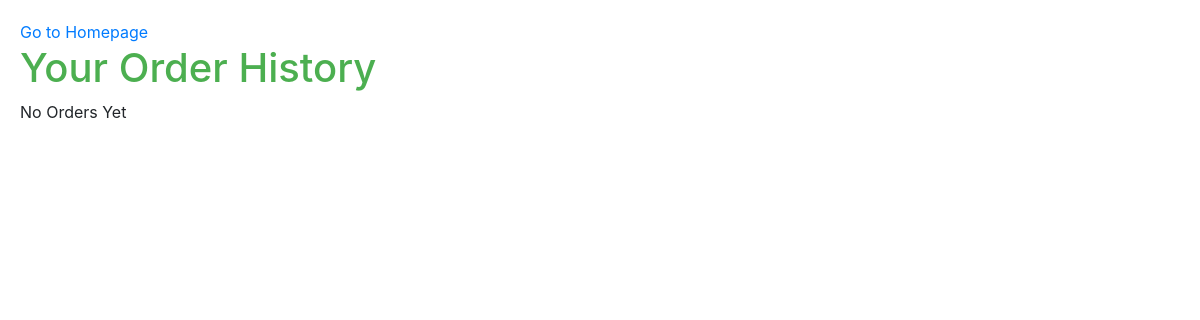
The page /order_history (signed in) on the database as committed earlier.
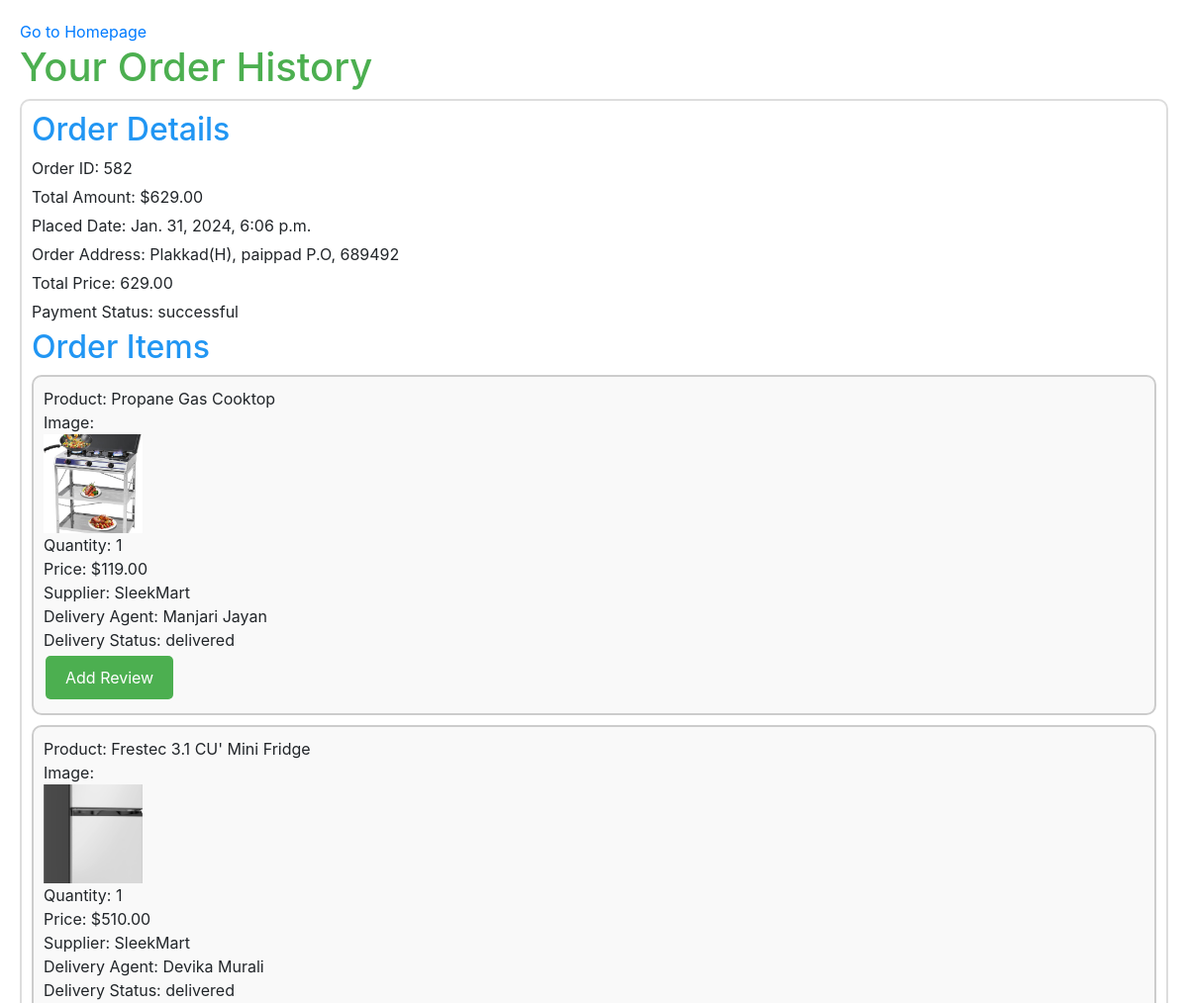
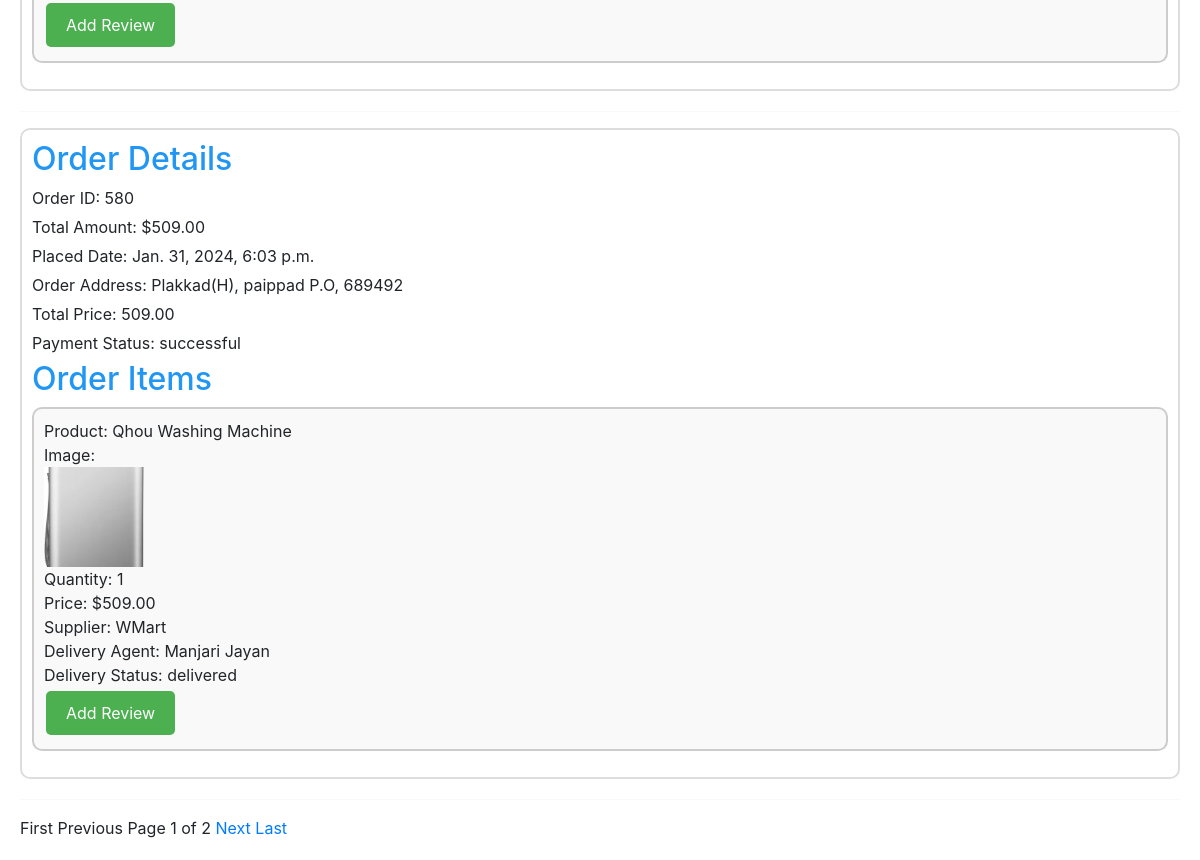
The same page on the database as committed later (2 pictures, top to bottom).
### dashboard/models.py (models this page shows, shortened)
class Order(models.Model):
    class PaymentStatusChoices(models.TextChoices):
        PENDING = 'pending', 'Pending'
        SUCCESSFUL = 'successful', 'Successful'
        FAILED = 'failed', 'Failed'
    user = models.ForeignKey(CustomUser, on_delete=models.CASCADE, default=1)
    products = models.ManyToManyField(Product)
    total_price = models.DecimalField(max_digits=10, decimal_places=2, default=1)
    order_date = models.DateTimeField(auto_now_add=True)
    razorpay_order_id = models.CharField(max_length=255, default=1)
    payment_status = models.CharField(max_length=20, choices=PaymentStatusChoices.choices, default=PaymentStatusChoices.PENDING)

class CustomUser(AbstractBaseUser, PermissionsMixin):
    USER_ROLES = (
        ('customer', 'Customer'),
        ('seller', 'Seller'),
        ('admin', 'Admin'),
        ('delivery_agent', 'Delivery Agent'),
    )
    email = models.EmailField(unique=True)
    name = models.CharField(max_length=100,null=True, blank=True)
    mobile = models.CharField(max_length=15, blank=True, null=True)
    profile_pic = models.ImageField(upload_to='profile_pics/', blank=True, null=True)
    address = models.TextField(blank=True, null=True)
    is_active = models.BooleanField(default=True)
    is_staff = models.BooleanField(default=False)
    date_joined = models.DateTimeField(default=timezone.now)
    role = models.CharField(max_length=15, choices=USER_ROLES, blank=True, null=True,default='customer')
    objects = CustomUserManager()
    USERNAME_FIELD = 'email'
    REQUIRED_FIELDS = ['name']

class OrderItem(models.Model):
    order = models.ForeignKey(Order, on_delete=models.CASCADE, default=1)
    delivery_agent = models.ForeignKey(DeliveryAgent, blank=True, null=True, on_delete=models.SET_NULL)
    qr_code = models.ImageField(upload_to='qr_codes/', blank=True, null=True)
    class DeliveryStatusChoices(models.TextChoices):
        PENDING = 'pending', 'Pending'
        IN_TRANSIT = 'in_transit', 'In Transit'
        DELIVERED = 'delivered', 'Delivered'
    delivery_status = models.CharField(
        max_length=20,
        choices=DeliveryStatusChoices.choices,
        default=DeliveryStatusChoices.PENDING,
    )
    delivery_date = models.DateTimeField(null=True, blank=True)
    product = models.ForeignKey(Product, on_delete=models.CASCADE, default=1)
    seller = models.ForeignKey(Seller, on_delete=models.CASCADE, default=1)  # Assuming the seller is also a User
    quantity = models.PositiveIntegerField()
    price = models.DecimalField(max_digits=10, decimal_places=2, default=1)
    total_price = models.DecimalField(max_digits=10, decimal_places=2, default=1)

class Product(models.Model):
    subcategory = models.ForeignKey(Subcategory, on_delete=models.CASCADE, null=True, blank=True)
    seller = models.ForeignKey(Seller, on_delete=models.CASCADE)
    slug = models.CharField(max_length=100, null=False, blank=False)
    name=models.CharField(max_length=100, null=False, blank=False)
    product_image=models.ImageField(upload_to="product_images", null=False, blank=False)
    description = models.CharField(max_length=500, null=False, blank=False)
    quantity = models.IntegerField(null=False, blank=False)
    original_price = models.FloatField(null=False, blank=False)
    selling_price = models.FloatField(null=False, blank=False)
    status = models.BooleanField(default=False, help_text="0=default,1=Hidden")
    trending = models.BooleanField(default=False, help_text="0=default,1=Trending")
    created_date = models.DateTimeField(auto_now_add=True)
    updated_date = models.DateTimeField(auto_now=True)

class Seller(models.Model):
    APPROVED = 'approved'
    DECLINED = 'declined'
    PENDING = 'pending'
    APPROVAL_CHOICES = [
        (APPROVED, 'Approved'),
        (DECLINED, 'declined'),
        (PENDING, 'Pending'),
    ]
    user = models.OneToOneField(CustomUser, on_delete=models.CASCADE)
    business_name = models.CharField(max_length=100)
    business_address = models.TextField()
    business_website = models.URLField(blank=True, null=True)
    seller_proof = models.FileField(upload_to='seller_proofs/')
    nearby_delivery_agents = models.ManyToManyField('DeliveryAgent', blank=True)
    latitude = models.DecimalField(max_digits=9, decimal_places=6, null=True, blank=True)
    longitude = models.DecimalField(max_digits=9, decimal_places=6, null=True, blank=True)
    is_approved = models.CharField(
        max_length=20,
        choices=APPROVAL_CHOICES,
        default=PENDING,  # Default to Pending
    )

class DeliveryAgent(models.Model):
    user = models.OneToOneField(CustomUser, on_delete=models.CASCADE)
    place = models.CharField(max_length=100, blank=True, null=True)
    pincode = models.CharField(max_length=10, blank=True, null=True)
    location = models.CharField(max_length=100, blank=True, null=True)
    assigned_seller = models.ForeignKey(Seller, on_delete=models.CASCADE, null=True, blank=True)
    latitude = models.DecimalField(max_digits=9, decimal_places=6, null=True, blank=True)
    longitude = models.DecimalField(max_digits=9, decimal_places=6, null=True, blank=True)
    distance = models.FloatField(null=True, blank=True)
    is_available = models.BooleanField(default=True)

### dashboard/views.py (the view)
# urls.py: path('order_history', views.order_history, name='order_history'),
@login_required
def order_history(request):
    orders = Order.objects.filter(user=request.user, payment_status=Order.PaymentStatusChoices.SUCCESSFUL).order_by('-order_date')
    page_number = request.GET.get('page', 1)
    paginator = Paginator(orders, 2)  # 2 orders per page
    page_obj = paginator.get_page(page_number)
    context = {
        'page_obj': page_obj
    }
    return render(request, 'Customer/order_history.html', {'orders': orders, 'page_obj':page_obj})

### templates/Customer/order_history.html (shortened to what this page needs)
{% load static %}
<!DOCTYPE html>
<html lang="en">
<head>
    <link rel="stylesheet" href="https://cdn.jsdelivr.net/npm/bootstrap@5.3.0/dist/css/bootstrap.min.css">
    <link rel="stylesheet" href="https://cdn.jsdelivr.net/npm/bootstrap@5.3.0/dist/css/bootstrap.min.css">
</head>
<body>
    <a href="{% url 'dashboard_home' %}"> Go to Homepage</a>
    <h1>Your Order History</h1>
    {% if page_obj %}
    {% for order in page_obj %}
        <div class="order-details">
            <h2>Order Details</h2>
            <p>Order ID: {{ order.id }}</p>
            <p>Total Amount: ${{ order.total_price }}</p>
            <p>Placed Date: {{ order.order_date }}</p>
            <p>Order Address: {{ order.user.address }}</p>
            <p>Total Price: {{ order.total_price }}</p>
            <p>Payment Status: {{ order.payment_status }}</p>
            <h2>Order Items</h2>
            <ul class="order-items">
                {% for item in order.orderitem_set.all %}
                    <li>
                        <p>Product: {{ item.product.name }}</p>
                        <p>Image:</p>
                        <img src="{{ item.product.product_image.url }}" alt="Product Image" class="product-image">
                        <p>Quantity: {{ item.quantity }}</p>
                        <p>Price: ${{ item.price }}</p>
                        <p>Supplier: {{ item.product.seller.business_name }}</p>
                        <p>Delivery Agent: {{ item.delivery_agent.user.name }}</p>
                        <p>Delivery Status: {{ item.delivery_status }}</p>
                        {% if item.delivery_status == 'delivered' %}
                        <a href="{% url 'add_review' product_id=item.product.id %}" class="review-button">Add Review</a>
{% endif %}
                    </li>
                {% endfor %}
            </ul>
        </div>
        <hr>
    {% endfor %}
    <div class="pagination">
        <span class="step-links">
            <div>
                {% if page_obj.has_previous %}
                    <a href="?page=1">First</a>
                    <a href="?page={{ page_obj.previous_page_number }}">Previous</a>
                {% else %}
                    <span>First</span>
                    <span>Previous</span>
                {% endif %}
                <span>Page {{ page_obj.number }} of {{ page_obj.paginator.num_pages }}</span>
                {% if page_obj.has_next %}
                    <a href="?page={{ page_obj.next_page_number }}">Next</a>
                    <a href="?page={{ page_obj.paginator.num_pages }}">Last</a>
                {% else %}
                    <span>Next</span>
                    <span>Last</span>
                {% endif %}
            </div>
        </span>
    </div>
    {% else %}
    <p>No Orders Yet</p>
    {% endif %}
</body>
<link rel="stylesheet" href="https://stackpath.bootstrapcdn.com/bootstrap/4.5.2/css/bootstrap.min.css">
<link href="https://cdn.jsdelivr.net/npm/bootstrap-icons@1.18.0/font/bootstrap-icons.css" rel="stylesheet">
</html>

### templates/Customer/order_history.html (style rules this page uses)
body { font-family: Arial, sans-serif; padding: 20px; background-color: #f9f9f9; color: #333; }
h1 { color: #4CAF50; }
h2 { margin-top: 20px; color: #2196F3; }
.order-details { background-color: #fff; padding: 10px; border-radius: 10px; margin-bottom: 20px; animation: fadeIn 1s ease-out; border: 2px solid #ddd; }
.order-details p { margin: 5px 0; }
.order-items { list-style-type: none; padding: 0; }
.order-items li { border: 2px solid #ccc; padding: 10px; margin-bottom: 10px; border-radius: 10px; animation: slideIn 1s ease-out; background-color: #f9f9f9; }
.order-items li p { margin: 0; }
.order-items li .review-button { background-color: #4CAF50; color: white; border: none; padding: 10px 20px; text-align: center; text-decoration: none; display: inline-block; font-size: 16px; margin: 4px 2px; cursor: pointer; border-radius: 5px; transition: background-color 0.3s; }
.product-image { width: 100px; height: 100px; object-fit: cover; }

Rows that differ between the two databases and show on the page:
added Order: id "582", total_price "629.00", order_date "Jan. 31, 2024, 6:06 p.m.", user.address "Plakkad(H), paippad P.O, 689492", payment_status "successful"
added OrderItem: product.name "Propane Gas Cooktop", product.product_image (picture), quantity "1", price "119.00", product.seller.business_name "SleekMart", delivery_agent.user.name "Manjari Jayan", delivery_status "delivered", shows "Add Review", shown under "582"
added OrderItem: product.name "Frestec 3.1 CU' Mini Fridge", product.product_image (picture), quantity "1", price "510.00", product.seller.business_name "SleekMart", delivery_agent.user.name "Devika Murali", delivery_status "delivered", shows "Add Review", shown under "582"
added Order: id "580", total_price "509.00", order_date "Jan. 31, 2024, 6:03 p.m.", user.address "Plakkad(H), paippad P.O, 689492", payment_status "successful"
added OrderItem: product.name "Qhou Washing Machine", product.product_image (picture), quantity "1", price "509.00", product.seller.business_name "WMart", delivery_agent.user.name "Manjari Jayan", delivery_status "delivered", shows "Add Review", shown under "580"
Other text that changed with them:
{{ page_obj.number }}: (not shown) → "1"
{{ page_obj.paginator.num_pages }}: (not shown) → "2"
text no longer shown: "No Orders Yet"
text now shown: "First Previous Page of Next Last"
